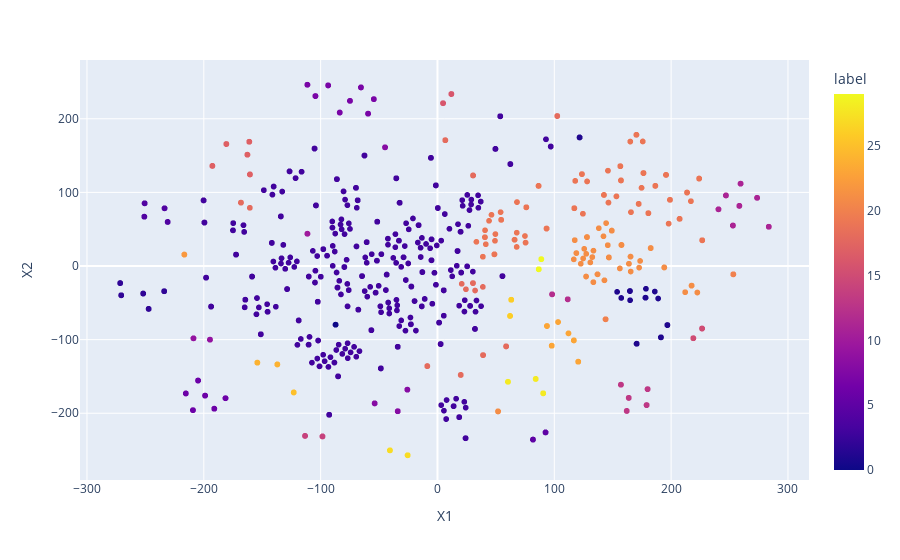

Write notebook code for a chart like this one.
### Code cell
# Map the label back to df_tsne in order to visualize the result in two dimensional space
df_tsne['label'] = kmeans.labels_
fig = px.scatter(df_tsne,'X1','X2', hover_name = 'stock_code', color = 'label')
fig.show()

### Figure 1 — Plotly figure (JSON) as saved in the notebook; plotly's stock layout.template omitted (floating-point values rounded to 4 significant figures; data arrays with more than 128 entries replaced by an {"elided": "..."} marker saying what was removed)
{"data": [{"hovertemplate": "<b>%{hovertext}</b><br><br>X1=%{x}<br>X2=%{y}<br>label=%{marker.color}<extra></extra>", "hovertext": {"elided": "2020 str values"}, "legendgroup": "", "marker": {"color": {"elided": "2020 int values"}, "coloraxis": "coloraxis", "symbol": "circle"}, "mode": "markers", "name": "", "showlegend": false, "type": "scattergl", "x": {"elided": "2020 float values"}, "xaxis": "x", "y": {"elided": "2020 float values"}, "yaxis": "y"}], "layout": {"coloraxis": {"colorbar": {"title": {"text": "label"}}, "colorscale": [[0, "#0d0887"], [0.1111, "#46039f"], [0.2222, "#7201a8"], [0.3333, "#9c179e"], [0.4444, "#bd3786"], [0.5556, "#d8576b"], [0.6667, "#ed7953"], [0.7778, "#fb9f3a"], [0.8889, "#fdca26"], [1, "#f0f921"]]}, "legend": {"tracegroupgap": 0}, "margin": {"t": 60}, "xaxis": {"anchor": "y", "domain": [0, 1], "title": {"text": "X1"}}, "yaxis": {"anchor": "x", "domain": [0, 1], "title": {"text": "X2"}}}}
